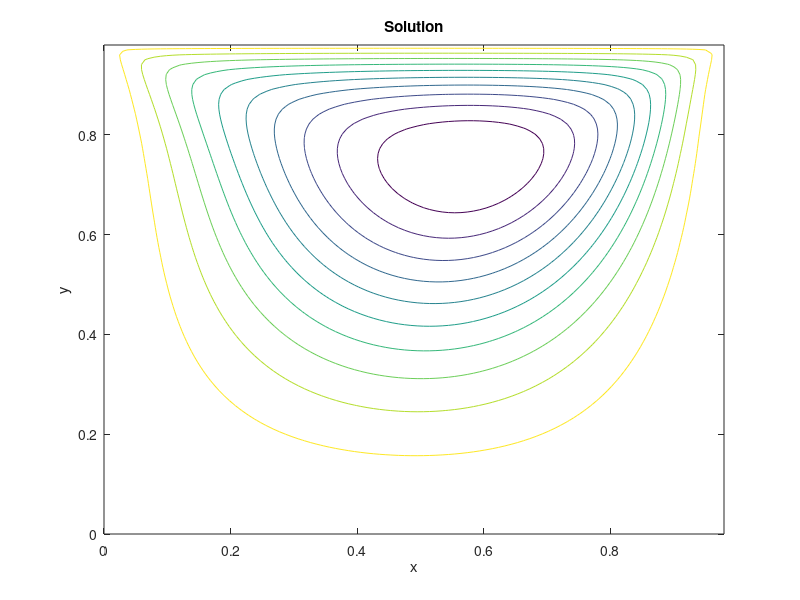

Reproduce this figure in MATLAB.
clear;close all;clc;

% D2Q9 solver
% Same as cavity, but just with clearer distinction between the physical,
% nondimensional and numerical/discrete parameters.

% Physical parameters.
L_p = 0.3; % Cavity dimension. 
U_p = 0.3; % Cavity lid velocity.
nu_p = 1.586e-5; % Physical kinematic viscosity.
rho0 = 5;
% Nondimensional parameters.
Re = L_p*U_p/nu_p;
disp(['Reynolds number: ' num2str(Re)]);
% Discrete/numerical parameters.
nodes = 100;
dt = 0.1;
timesteps = 4000;

% Derived physical parameters.
t_p = L_p / U_p;
disp(['Physical time scale: ' num2str(t_p) ' s']);
% Derived discrete parameters.
dh = 1/(nodes+1);
nu_lb = dt / dh^2 / Re;
tau = 3*nu_lb + 0.5;
disp(['Relaxation time: ' num2str(tau)]);
omega = 1 / tau;
disp(['Relaxation parameter: ' num2str(omega)]);
u_lb = dh / dt;
% Lattice link constants.
w = zeros(9,1);
w(1) = 4/9;
w(2:5) = 1/9;
w(6:9) = 1/36;
c = zeros(9,2);
c(1,:) = [0, 0];
c(2,:) = [1, 0];
c(3,:) = [0, 1];
c(4,:) = [-1, 0];
c(5,:) = [0, -1];
c(6,:) = [1, 1];
c(7,:) = [-1, 1];
c(8,:) = [-1, -1];
c(9,:) = [1, -1];

% Initialize.
rho = rho0*ones(nodes,nodes);
u = zeros(nodes,nodes);
v = zeros(nodes,nodes);
f = zeros(nodes,nodes,9);
feq = zeros(nodes,nodes,9);
% BC.
u(end,2:end-1) = u_lb;

% Main loop.
reconstruction_time = 0;
collision_time = 0;
streaming_time = 0;
bc_time = 0;
for iter = 1:timesteps
    disp(['Running timestep ' num2str(iter)]);
    % Collision.
    tic;
    t1 = u.*u + v.*v;
    for k = 1:9
        t2 = c(k,1)*u + c(k,2)*v;
        feq(:,:,k) = w(k)*rho.*(1 + 3*t2 + 4.5*t2.^2 - 1.5*t1);
        f(:,:,k) = omega*feq(:,:,k)+(1-omega)*f(:,:,k);
    end
    collision_time = collision_time + toc;
    % Streaming.
    tic;
    f(:,2:end,2) = f(:,1:end-1,2); % East vector.
    f(2:end,:,3) = f(1:end-1,:,3); % North vector.
    f(:,1:end-1,4) = f(:,2:end,4); % West vector.
    f(1:end-1,:,5) = f(2:end,:,5); % South vector.
    f(2:end,2:end,6) = f(1:end-1,1:end-1,6); % Northeast vector.
    f(2:end,1:end-1,7) = f(1:end-1,2:end,7); % Northwest vector.
    f(1:end-1,1:end-1,8) = f(2:end,2:end,8); % Southwest vector.
    f(1:end-1,2:end,9) = f(2:end,1:end-1,9); % Southeast vector.
    streaming_time = streaming_time + toc;
    % BC.
    tic;
    f(:,1,2) = f(:,1,4); % West bounceback.
    f(:,1,6) = f(:,1,8); % West bounceback.
    f(:,1,9) = f(:,1,7); % West bounceback.
    f(:,end,4) = f(:,end,2); % East bounceback.
    f(:,end,8) = f(:,end,6); % East bounceback.
    f(:,end,7) = f(:,end,9); % East bounceback.
    f(1,:,3) = f(1,:,5); % South bounceback.
    f(1,:,6) = f(1,:,8); % South bounceback.
    f(1,:,7) = f(1,:,9); % South bounceback.
    rho_end = f(end,2:end-1,1) + f(end,2:end-1,2) + f(end,2:end-1,4) + ...
        2*( f(end,2:end-1,3) + f(end,2:end-1,7) + f(end,2:end-1,6) );
    f(end,2:end-1,5) = f(end,2:end-1,3); % North boundary (moving lid).
    f(end,2:end-1,9) = f(end,2:end-1,7) + (u_lb / 6)*rho_end; % North boundary (moving lid).
    f(end,2:end-1,8) = f(end,2:end-1,6) - (u_lb / 6)*rho_end; % North boundary (moving lid).
    bc_time = bc_time + toc;
    % Density and velocity reconstruction.
    tic;
    rho = sum(f,3);
    rho(end,2:end) = f(end,2:end,1) + f(end,2:end,2) + f(end,2:end,4) + ...
        2*( f(end,2:end,3) + f(end,2:end,7) + f(end,2:end,6) );
    u(2:end-1,2:end) = 0;
    v(2:end-1,2:end) = 0;
    for k = 1:9
        u(2:end-1,2:end) = u(2:end-1,2:end) + c(k,1)*f(2:end-1,2:end,k);
        v(2:end-1,2:end) = v(2:end-1,2:end) + c(k,2)*f(2:end-1,2:end,k);
    end
    u(2:end-1,2:end) = u(2:end-1,2:end) ./ rho(2:end-1,2:end);
    v(2:end-1,2:end) = v(2:end-1,2:end) ./ rho(2:end-1,2:end);
    reconstruction_time = reconstruction_time + toc;
end

% Timing outputs.
total_time = reconstruction_time + collision_time + streaming_time + bc_time;
disp(['Solution reconstruction time (s): ' num2str(reconstruction_time)]);
disp(['Collision time (s): ' num2str(collision_time)]);
disp(['Streaming time (s): ' num2str(streaming_time)]);
disp(['BC time (s): ' num2str(bc_time)]);
disp(['Solution reconstruction fraction: ' num2str(reconstruction_time/total_time)]);
disp(['Collision fraction: ' num2str(collision_time/total_time)]);
disp(['Streaming fraction: ' num2str(streaming_time/total_time)]);
disp(['BC fraction: ' num2str(bc_time/total_time)]);

% Streamfunction calculation.
strf = zeros(nodes,nodes);
for i = 2:nodes
    rho_av = 0.5*( rho(1,i-1) + rho(1,i) );
    strf(1,i) = strf(1,i-1) - 0.5*rho_av*( v(1,i-1) + v(1,i) );
    for j = 2:nodes
        rho_m = 0.5 * ( rho(j,i) + rho(j-1,i) );
        strf(j,i) = strf(j-1,i) + 0.5*rho_m*( u(j-1,i) + u(j,i) );
    end
end

% % Plotting results!
figure;
L = dh*[nodes-1, nodes-1] ; % x , y dimensions of physical domain.
x = linspace(0,L(1),nodes)';
y = linspace(0,L(2),nodes)';
[X, Y] = meshgrid(x,y);
contour(X, Y, strf);
title('Solution');
xlabel('x');
ylabel('y');
